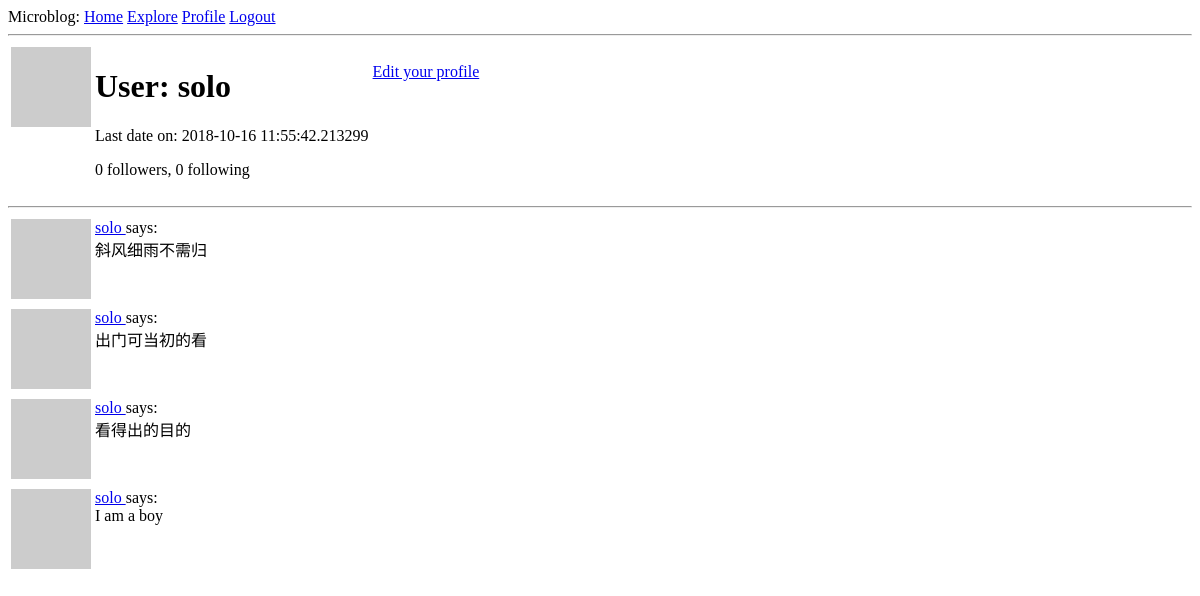
/user/solo (signed in), run on an earlier commit of the app's database.
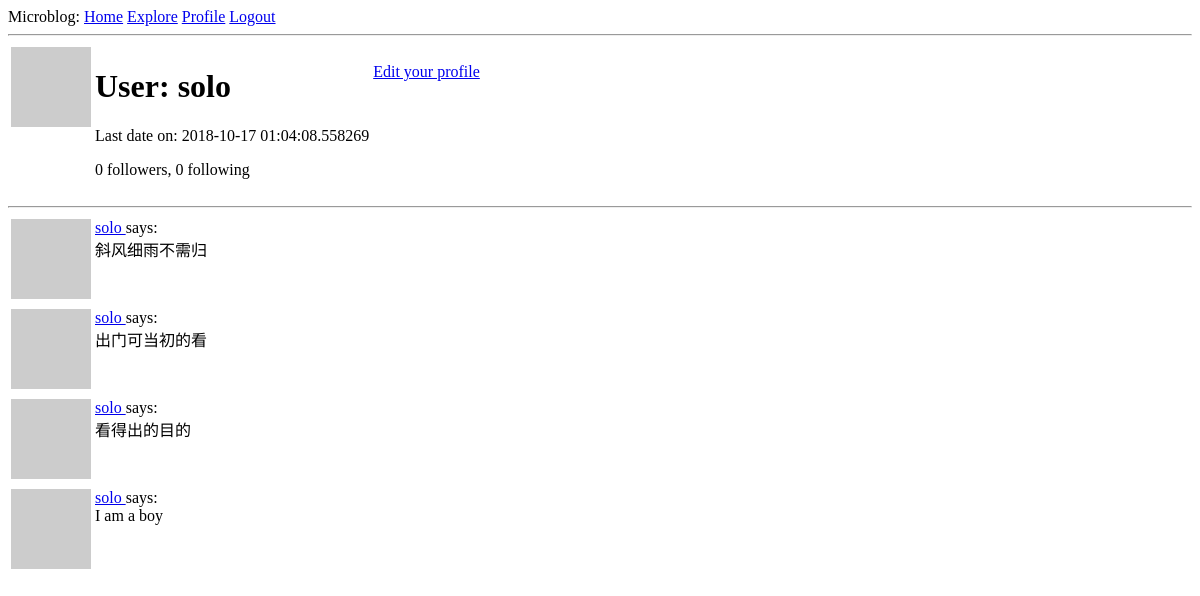
And on a later commit of the database.
### app/models.py (models this page shows, shortened)
class User(UserMixin, db.Model):
    id = db.Column(db.Integer, primary_key=True)
    username = db.Column(db.String(64), index=True, unique=True)
    email = db.Column(db.String(128), index=True, unique=True)
    password_hash = db.Column(db.String(128))
    posts = db.relationship('Post', backref='author', lazy='dynamic')
    about_me = db.Column(db.String(140))
    last_date = db.Column(db.DateTime, default=datetime.utcnow)
    followed = db.relationship(
        'User', secondary=followers,
        primaryjoin=(followers.c.follower_id == id),
        secondaryjoin=(followers.c.followed_id == id),
        backref=db.backref('followers', lazy='dynamic'), lazy='dynamic'
    )
    def avatar(self, size):
        digest = hashlib.md5(self.email.lower().encode('utf-8')).hexdigest()
        return 'https://www.gravatar.com/avatar/{}?d=identicon&s={}'.format(digest, size)
    @login.user_loader
    def load_user(id):
        return User.query.get(int(id))

### app/routes.py (the view)
@app.route('/user/<username>')
@login_required
def user(username):
    user = User.query.filter_by(username=username).first_or_404()
    page = request.args.get('page', 1, type=int)
    posts = user.posts.order_by(Post.timestamp.desc()).paginate(
        page, app.config['POSTS_PER_PAGE'], False)
    next_url = url_for('user', username=user.username, page=posts.next_num) \
        if posts.has_next else None
    prev_url = url_for('user', username=user.username, page=posts.prev_num) \
        if posts.has_prev else None
    return render_template('user.html', user=user, posts=posts.items,
                           next_url=next_url, prev_url=prev_url)

### app/routes.py (called while the page is built)
@app.before_request
def before_request():
    if current_user.is_authenticated:
        current_user.last_date = datetime.utcnow()
        db.session.commit()

### app/templates/user.html (shortened to what this page needs)
{% extends "base.html" %}
{% block content %}
    <table>
    <tr valign="top">
        <td><img src="{{ user.avatar(128) }}"></td>
        <td>
            <h1>User: {{ user.username }}</h1>
        {% if user.last_date %}<p>Last date on: {{ user.last_date }}</p>{% endif %}
        <p>{{ user.followers.count() }} followers, {{ user.followed.count() }} following</p>
        </td>
    <td>
        {% if user == current_user %}
        <p><a href="{{ url_for('edit_profile') }}">Edit your profile</a></p>
            {% elif not current_user.is_following(user) %}
        <p><a href="{{ url_for('follow', username=user.username) }}">Follow</a></p>
        {% else %}
        <p><a href="{{ url_for('unfollow', username=user.username) }}">Unfollow</a></p>
        {% endif %}
    </td>
    </tr>
    </table>
<hr>
{% for post in posts %}
    {% include '_post.html' %}
{% endfor %}
{% endblock %}

What changed in the data, as far as the page shows it:
changed User "solo": last_date "2018-10-16 11:55:42.213299" → "2018-10-17 01:04:08.558269"
